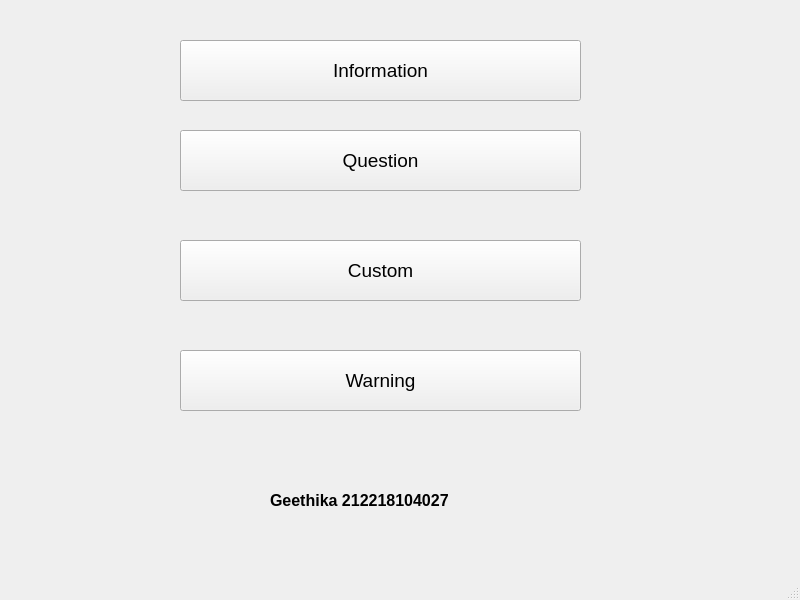
<?xml version="1.0" encoding="UTF-8"?>
<ui version="4.0">
 <class>MainWindow</class>
 <widget class="QMainWindow" name="MainWindow">
  <property name="geometry">
   <rect>
    <x>0</x>
    <y>0</y>
    <width>800</width>
    <height>600</height>
   </rect>
  </property>
  <property name="windowTitle">
   <string>GEETHIKA 212218104027</string>
  </property>
  <widget class="QWidget" name="centralwidget">
   <widget class="QPushButton" name="pushButton">
    <property name="geometry">
     <rect>
      <x>180</x>
      <y>40</y>
      <width>401</width>
      <height>61</height>
     </rect>
    </property>
    <property name="font">
     <font>
      <pointsize>14</pointsize>
      <weight>50</weight>
      <bold>false</bold>
     </font>
    </property>
    <property name="text">
     <string>Information</string>
    </property>
   </widget>
   <widget class="QPushButton" name="pushButton_2">
    <property name="geometry">
     <rect>
      <x>180</x>
      <y>130</y>
      <width>401</width>
      <height>61</height>
     </rect>
    </property>
    <property name="font">
     <font>
      <pointsize>14</pointsize>
      <weight>50</weight>
      <bold>false</bold>
     </font>
    </property>
    <property name="text">
     <string>Question</string>
    </property>
   </widget>
   <widget class="QPushButton" name="pushButton_3">
    <property name="geometry">
     <rect>
      <x>180</x>
      <y>240</y>
      <width>401</width>
      <height>61</height>
     </rect>
    </property>
    <property name="font">
     <font>
      <pointsize>14</pointsize>
      <weight>50</weight>
      <bold>false</bold>
     </font>
    </property>
    <property name="text">
     <string>Custom</string>
    </property>
   </widget>
   <widget class="QPushButton" name="pushButton_4">
    <property name="geometry">
     <rect>
      <x>180</x>
      <y>350</y>
      <width>401</width>
      <height>61</height>
     </rect>
    </property>
    <property name="font">
     <font>
      <pointsize>14</pointsize>
      <weight>50</weight>
      <bold>false</bold>
     </font>
    </property>
    <property name="cursor">
     <cursorShape>PointingHandCursor</cursorShape>
    </property>
    <property name="text">
     <string>Warning</string>
    </property>
   </widget>
   <widget class="QLabel" name="label">
    <property name="geometry">
     <rect>
      <x>270</x>
      <y>470</y>
      <width>261</width>
      <height>61</height>
     </rect>
    </property>
    <property name="font">
     <font>
      <pointsize>12</pointsize>
      <weight>75</weight>
      <bold>true</bold>
     </font>
    </property>
    <property name="text">
     <string>Geethika 212218104027</string>
    </property>
   </widget>
  </widget>
  <widget class="QMenuBar" name="menubar">
   <property name="geometry">
    <rect>
     <x>0</x>
     <y>0</y>
     <width>800</width>
     <height>26</height>
    </rect>
   </property>
  </widget>
  <widget class="QStatusBar" name="statusbar"/>
 </widget>
 <resources/>
 <connections/>
</ui>
